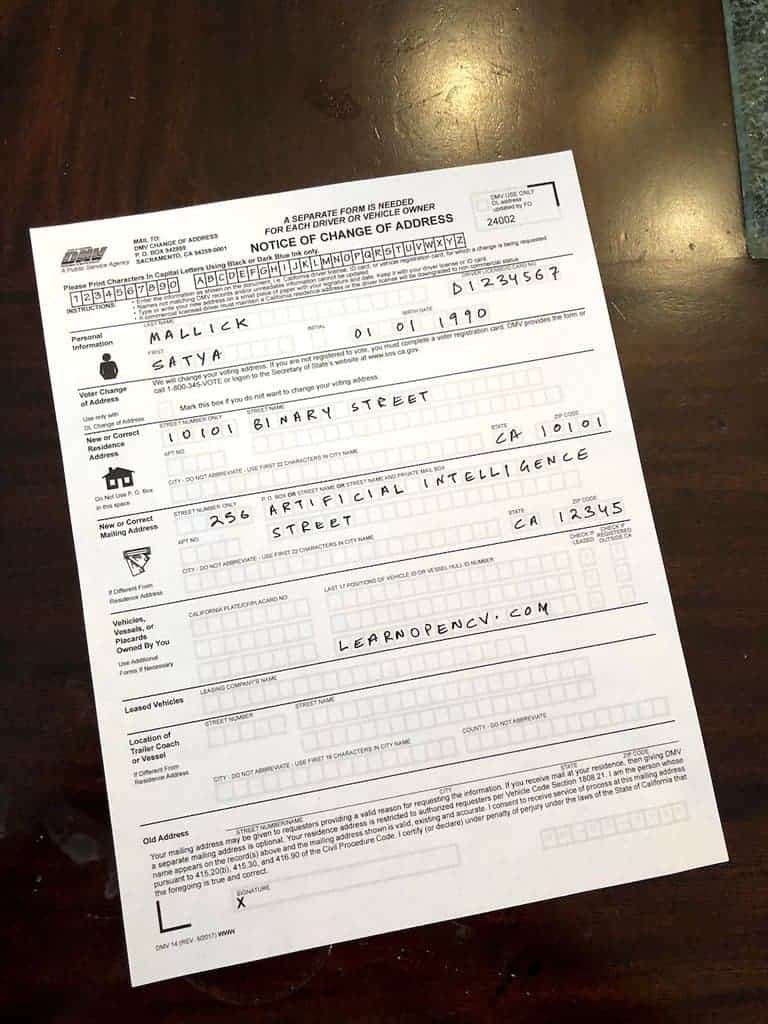
#> input picture imgs/sample.jpg, 768 x 1024 px, found by its file name
$ python scanner.py
#> lines starting #> are read from the running program, lines starting #| are printed output that depends on the picture; after the words box and inside, x2 and y2 are one past the last pixel; in counts of white or black regions, pixels touching at a corner belong together
import cv2
import numpy as np
import tkinter as tk
from tkinter import filedialog
import os

# -------------------- Step 1: Load & Preprocess --------------------
# Loads the original image manually (hardcoded path)
image = cv2.imread(f"C:/Users/ASUS/Downloads/CamScanner/sample.jpg")
#> image is the input picture: shape (1024, 768, 3); mean B, G, R 136, 144.3, 154.9
if image is None:
    raise FileNotFoundError("Image not found at given path.")

image_gray = cv2.cvtColor(image, cv2.COLOR_BGR2GRAY)
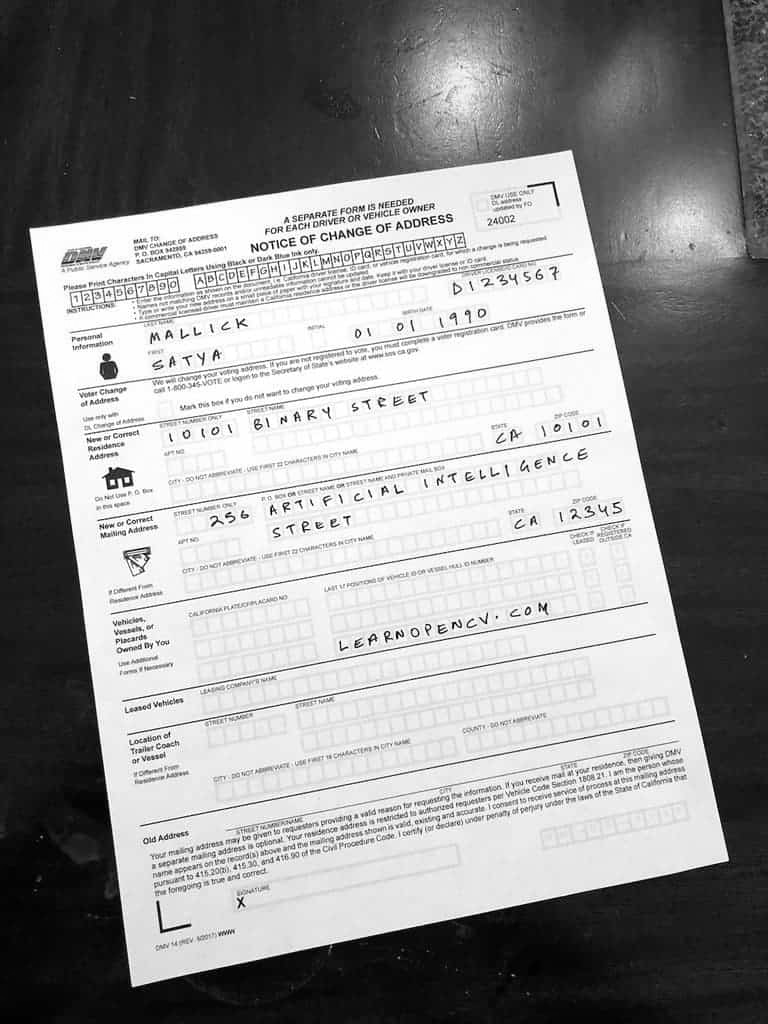
#> image_gray: shape (1024, 768); min 0, max 255, mean 146.5
blurred = cv2.bilateralFilter(image_gray, d=9, sigmaColor=75, sigmaSpace=75)
edges = cv2.Canny(blurred, threshold1=100, threshold2=200)
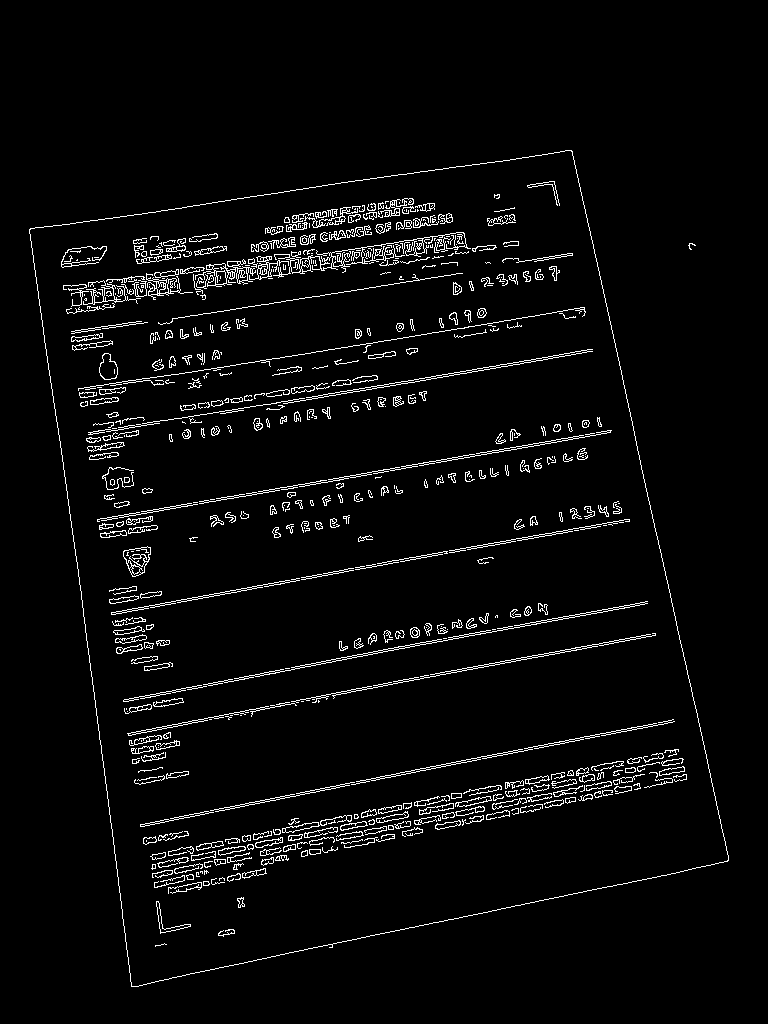
#> edges: shape (1024, 768); 3.8% white in thin lines or dots, all inside (x1, y1, x2, y2) = (29, 150, 729, 987)

# -------------------- Step 2: Find Document Contour --------------------
contours, _ = cv2.findContours(edges.copy(), cv2.RETR_EXTERNAL, cv2.CHAIN_APPROX_SIMPLE)
#> contours = 2 contours, 1 with area under 20; largest, box (x1, y1, x2, y2) and area: (29, 150, 729, 987) 430628
largest_contour = max(contours, key=cv2.contourArea)
#> largest_contour = contour of 935 points, box (x1, y1, x2, y2) (29, 150, 729, 987), area 430628
epsilon = 0.02 * cv2.arcLength(largest_contour, True)
#> epsilon = 56.18
approx = cv2.approxPolyDP(largest_contour, epsilon, True)
#> approx = [[571, 150], [29, 229], [131, 986], [728, 860]]

# Helper to reorder points: top-left, top-right, bottom-right, bottom-left
def order_points(pts):
    rect = np.zeros((4, 2), dtype="float32")
    s = pts.sum(axis=1)
    rect[0] = pts[np.argmin(s)]
    rect[2] = pts[np.argmax(s)]

    diff = np.diff(pts, axis=1)
    rect[1] = pts[np.argmin(diff)]
    rect[3] = pts[np.argmax(diff)]
    return rect

# -------------------- Step 3: Perspective Transform --------------------
if len(approx) == 4:
    pts = approx.reshape(4, 2)
#> pts = [[571, 150], [29, 229], [131, 986], [728, 860]]
    rect = order_points(pts)
#> in order_points, `s = pts.sum(axis=1)`: s = [721, 258, 1117, 1588]
#> in order_points, `diff = np.diff(pts, axis=1)`: diff = [-421, 200, 855, 132]
#> rect = [[29, 229], [571, 150], [728, 860], [131, 986]]

    (tl, tr, br, bl) = rect
#> tl = [29, 229]; tr = [571, 150]; br = [728, 860]; bl = [131, 986]
    widthA = np.linalg.norm(br - bl)
#> widthA = 610.2
    widthB = np.linalg.norm(tr - tl)
#> widthB = 547.7
    maxWidth = int(max(widthA, widthB))
#> maxWidth = 610

    heightA = np.linalg.norm(tr - br)
#> heightA = 727.2
    heightB = np.linalg.norm(tl - bl)
#> heightB = 763.8
    maxHeight = int(max(heightA, heightB))
#> maxHeight = 763

    dst = np.array([
        [0, 0],
        [maxWidth - 1, 0],
        [maxWidth - 1, maxHeight - 1],
        [0, maxHeight - 1]], dtype="float32")
#> dst = [[0, 0], [609, 0], [609, 762], [0, 762]]

    M = cv2.getPerspectiveTransform(rect, dst)
#> M = [[1.09, -0.147, 2.02], [0.167, 1.14, -266.6], [-6.24e-05, 0.000168, 1]]
    warped = cv2.warpPerspective(image, M, (maxWidth, maxHeight))
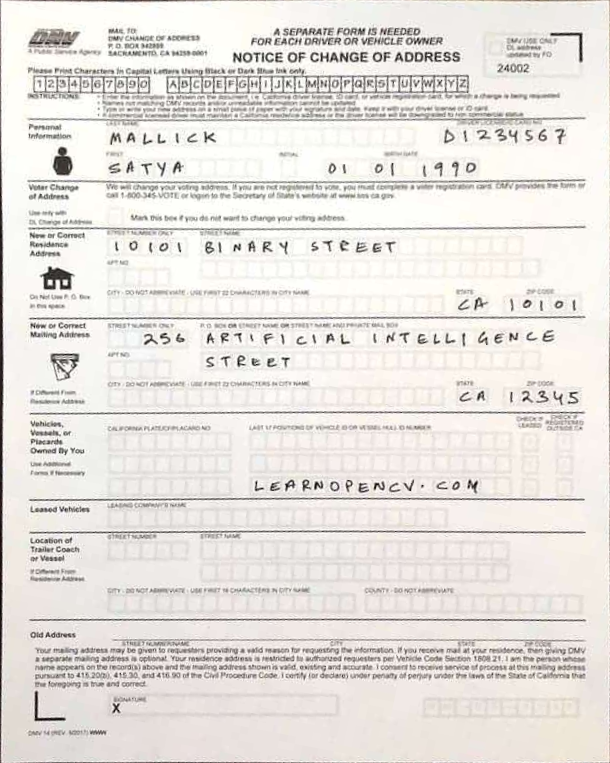
#> warped: shape (763, 610, 3); mean B, G, R 222.4, 226.6, 230.8
else:
    raise ValueError("Could not find 4-point document contour.")

# -------------------- Step 4: Prepare for UI --------------------
window_name = "Document Filter Preview"
button_height = 50
filter_mode = 0
save_requested = False

# Get screen resolution dynamically
screen_res = (1920, 1080)
try:
    from screeninfo import get_monitors
    screen_res = (get_monitors()[0].width, get_monitors()[0].height)
except:
    pass
screen_width, screen_height = screen_res

# Button labels and associated modes
buttons = [
    ("Load", 0),
    ("Original", 1),
    ("Gray", 2),
    ("B&W", 3),
    ("Magic Color", 4),
    ("Save", 5)
]

# Image loader helper
# [53 lines left out: function load_image, not called in this run]


# Update image canvas and sizes
def update_image(new_warped):
    global warped, width, height, canvas_height
    warped = new_warped
    height = warped.shape[0]
    width = warped.shape[1]
    canvas_height = height + button_height

    max_display_height = screen_height - 100
    if canvas_height > max_display_height:
        scale = max_display_height / canvas_height
        warped = cv2.resize(warped, (int(width * scale), int(height * scale)))
        height = warped.shape[0]
        width = warped.shape[1]
        canvas_height = height + button_height


update_image(warped)
#> (the call stopped at in update_image, `max_display_height = screen_height - 100`: screeninfo is not available in this run)

# -------------------- Step 5: Filter Logic --------------------
def apply_filter(mode):
    if mode == 0:
        return warped
    elif mode == 1:
        return cv2.cvtColor(warped, cv2.COLOR_BGR2GRAY)
    elif mode == 2:
        gray = cv2.cvtColor(warped, cv2.COLOR_BGR2GRAY)
        return cv2.adaptiveThreshold(
            gray, 255, cv2.ADAPTIVE_THRESH_GAUSSIAN_C,
            cv2.THRESH_BINARY, 11, 10)
    elif mode == 3:
        filtered = cv2.bilateralFilter(warped, 9, 75, 75)
        sharpen_kernel = np.array([[0, -1, 0], [-1, 5, -1], [0, -1, 0]])
        sharpened = cv2.filter2D(filtered, -1, sharpen_kernel)
        hsv = cv2.cvtColor(sharpened, cv2.COLOR_BGR2HSV)
        h, s, v = cv2.split(hsv)
        s = np.clip(cv2.multiply(s, 1.3), 0, 255).astype(np.uint8)
        v = np.clip(cv2.multiply(v, 1.2), 0, 255).astype(np.uint8)
        enhanced_hsv = cv2.merge([h, s, v])
        return cv2.cvtColor(enhanced_hsv, cv2.COLOR_HSV2BGR)
    else:
        return warped

# -------------------- Step 6: UI Buttons --------------------
def draw_buttons(canvas):
    for label, idx in buttons:
        x_start = int(idx * (width / len(buttons)))
        x_end = int((idx + 1) * (width / len(buttons)))
        color = (60, 120, 60) if idx == filter_mode else (30, 30, 30)
        if label == "Save":
            color = (70, 70, 130)
        cv2.rectangle(canvas, (x_start, canvas_height - button_height), (x_end, canvas_height), color, -1)
        text_size = cv2.getTextSize(label, cv2.FONT_HERSHEY_SIMPLEX, 0.6, 1)[0]
        text_x = x_start + (x_end - x_start - text_size[0]) // 2
        text_y = canvas_height - (button_height - text_size[1]) // 2
        cv2.putText(canvas, label, (text_x, text_y), cv2.FONT_HERSHEY_SIMPLEX, 0.6, (255, 255, 255), 1)

# -------------------- Step 7: Mouse Event --------------------
def get_button_index(x):
    segment_width = int(width / len(buttons))
    return int(x // segment_width)

# [22 lines left out: function mouse_callback, not called in this run]

# -------------------- Step 8: Main Loop --------------------
cv2.namedWindow(window_name)
cv2.setMouseCallback(window_name, mouse_callback)
cv2.resizeWindow(window_name, width, canvas_height)

while True:
    output = apply_filter(filter_mode)
    display_output = cv2.cvtColor(output, cv2.COLOR_GRAY2BGR) if len(output.shape) == 2 else output.copy()
    canvas = np.zeros((canvas_height, width, 3), dtype=np.uint8)
    canvas[:height, :, :] = display_output
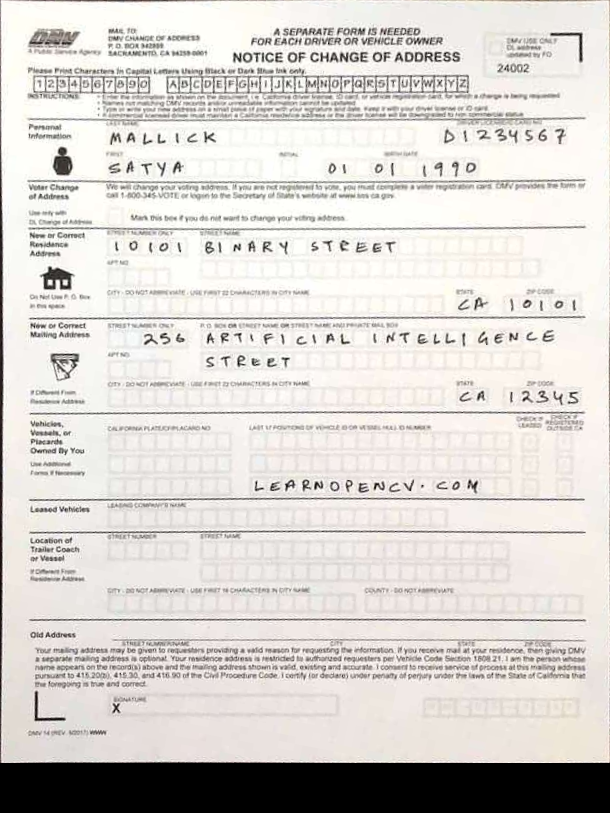
#> canvas: shape (813, 610, 3); mean B, G, R 208.7, 212.7, 216.6
    draw_buttons(canvas)
#> after the loop in draw_buttons, `for label, idx in buttons:`:
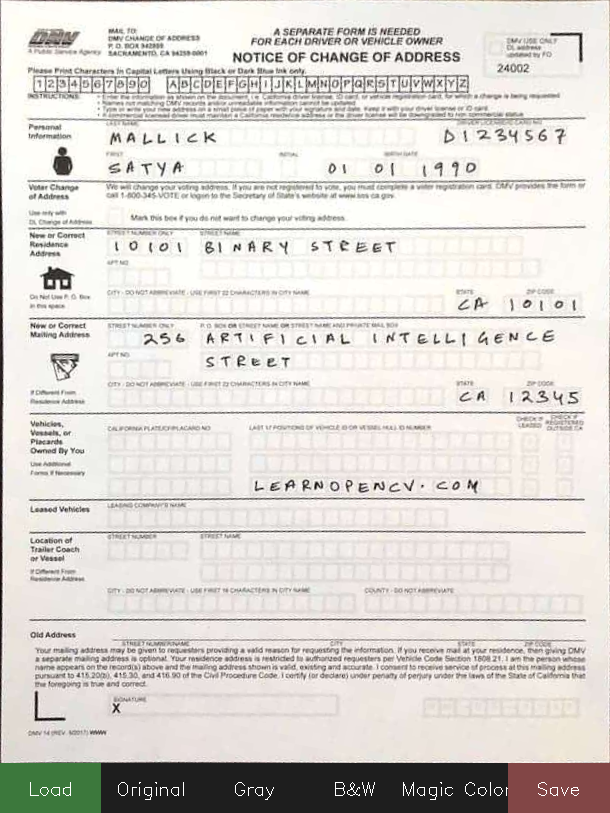
#> canvas: shape (813, 610, 3); 6.15% of pixels changed, all inside (x1, y1, x2, y2) = (0, 763, 610, 813)
    cv2.imshow(window_name, canvas)

    if save_requested:
        filter_name = buttons[filter_mode][0].replace(" ", "_")
        filename = f"output_{filter_name}.jpg"
        cv2.imwrite(filename, output)
        print(f"[✅] Image saved as {filename}")
        save_requested = False

    key = cv2.waitKey(1)
#> (key q is pressed here)
    if key == ord('q') or key == 27:
        break

cv2.destroyAllWindows()
